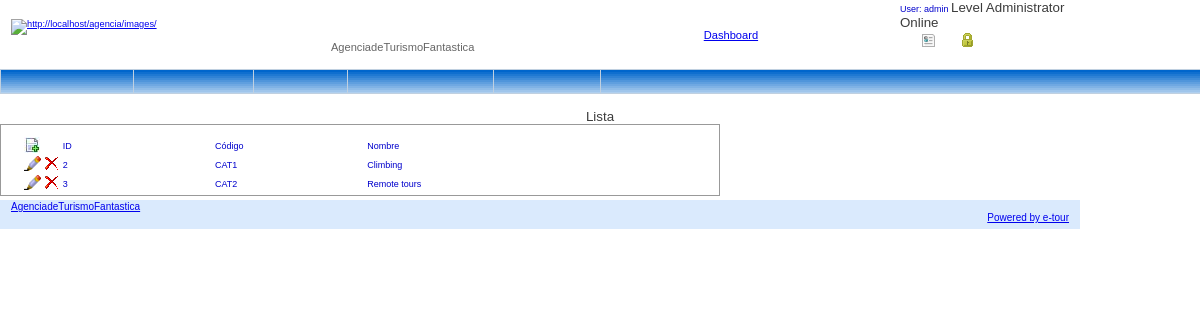
/quote.php?action=catalog (signed in), run on the app's committed database.
### tables this page shows
CREATE TABLE `tarifarios` (
  `id` int(11) NOT NULL auto_increment,
  `descript` varchar(50) default NULL,
  `tarif_cdg` varchar(5) default NULL,
  PRIMARY KEY  (`id`),
  KEY `id` (`id`)
);

### configuration.php (called while the page is built, shortened)
<?php
$data = 'agencia';
?>

### config.php (called while the page is built, shortened)
<?php
$allowreg = 'ON';@include('configuration.php');@include('../configuration.php'); $DBName = $data;$DBUser = $user; $DBPassword = $pass; $DBHost = $host;global $hostname_conexionxcz1;
global $database_conexionxcz1;global $username_conexionxcz1;global $password_conexion1xcz;$hostname_conexion1=$DBHost;$database_conexion1=$DBName;$username_conexion1=$DBUser;
$password_conexion1=$DBPassword;global $conexionxcz1;$conexionxcz1 = @mysql_connect($hostname_conexion1, $username_conexion1, $password_conexion1) or trigger_error(mysql_error(),E_USER_ERROR);
function query_db($query)
{
global   $errors_db,$conexionxcz1;global $hostname_conexion1;global $database_conexion1;global $username_conexion1;global $password_conexion1;
mysql_select_db($database_conexion1,$conexionxcz1);		$t=mysql_query($query,$conexionxcz1)or print(mysql_error());
		if ( mysql_errno()==0  )
		{	}	else {	$errors_db=true;}return $t;}
function query_db_assoc($result){global   $errors_db,$conexionxcz1;return mysql_fetch_assoc($result);}
?>

### includes/list_catalog.php (the view, shortened to what this page needs)
<?php
$maxRows_agencias = 10;
$pageNum_agencias = 0;
$startRow_agencias = $pageNum_agencias * $maxRows_agencias;
$query_agencias = "SELECT * FROM tarifarios";
$query_limit_agencias = sprintf("%s LIMIT %d, %d", $query_agencias, $startRow_agencias, $maxRows_agencias);
$agencias = query_db($query_limit_agencias) ;
$row_agencias = query_db_assoc($agencias);
?>
		<link rel="stylesheet" type="text/css" media="screen" href="includes/datePicker.css">
		<link rel="stylesheet" type="text/css" media="screen" href="includes/demo.css">
<link href="styles.css" rel="stylesheet" type="text/css">
<p align="center">&nbsp; </p>
<p align="center">Lista  </p>
<table width="60%"  style="padding-left:20px " border="0" cellpadding="0" cellspacing="0" class="tables">
    <tr class="comment3">
      <td width="3">&nbsp;</td>
      <td width="17">&nbsp;</td>
      <td width="16">&nbsp;</td>
      <td>&nbsp;</td>
      <td>&nbsp;</td>
      <td>&nbsp;</td>
      <td>&nbsp;</td>
    </tr>
    <tr   class="comment3">
      <td>&nbsp;</td>
      <td><a href="<?php echo $_SERVER['PHP_SELF'] ?>?action=create_cat"><img src="images/new_record.jpg" width="16" height="16" border="0"></a></td>
      <td>&nbsp;</td>
      <td width="131">ID</td>
      <td width="131">C&oacute;digo</td>
      <td width="141">Nombre</td>
      <td width="160"><div align="right"></div></td>
    </tr>
    <?php do { ?>
    <tr  class="<?php set_class(); ?>" >
      <td>&nbsp;</td>
      <td><a href="<?php echo $_SERVER['PHP_SELF']; ?>?action=edit_catalog&code=<?php echo $row_agencias['id']; ?>"><img src="images/edit.png" alt="Editar" width="17" height="17" border="0"></a></td>
      <td><a href="<?php echo $_SERVER['PHP_SELF']; ?>?action=del_catalog&code=<?php echo $row_agencias['id']; ?>"><img src="images/delete.png" alt="Borrar" width="16" height="16" class="delete"  border="0"></a></td>
      <td class="comment3"><?php echo $row_agencias['id']; ?></td>
      <td class="comment3"><?php echo $row_agencias['tarif_cdg']; ?></td>
      <td colspan="2" class="comment3"><?php echo $row_agencias['descript']; ?></td>
    </tr>
    <?php } while ($row_agencias = query_db_assoc($agencias)); ?>
  </table>
<p>
<table width="50%" border="0" align="center" class="comment4">
</table>
</p>

### includes/demo.css (style rules this page uses)
* { PADDING-BOTTOM: 0px; MARGIN: 0px; PADDING-LEFT: 0px; PADDING-RIGHT: 0px; PADDING-TOP: 0px }

### includes/styles.css (style rules this page uses)
BODY { FONT-SIZE: smaller; COLOR: #3c3c3c; FONT-FAMILY: Verdana, Arial, Helvetica, sans-serif; top:0px;margin-top: 0px; }
.comment3 { font-family:Verdana, Arial, Helvetica, sans-serif; font-size: 9px; color: #0000CC; }
.comment4 { font-family:Verdana, Arial, Helvetica, sans-serif; font-size: 9px; color: #333399; }
.tables { border-color:#999999; border-width:1px; border-style:solid; font-family:Verdana, Arial, Helvetica, sans-serif; font-size: x-small; color: #666666; padding:2px; }

### data on the page
tarifarios: id "2", tarif_cdg "CAT1", descript "Climbing"
tarifarios: id "3", tarif_cdg "CAT2", descript "Remote tours"

### other printed values
$sitename "AgenciadeTurismoFantastica"
$_SESSION['xcv_userna'] "admin"
